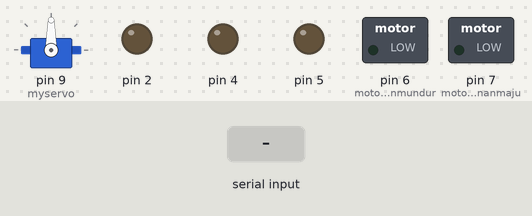
Bench run of a sketch on a simulated Arduino Uno, built with avr-gcc and run on an emulated ATmega328P. Parts: servo, switched loads named in the sketch (green lamp = pin HIGH), output pins drawn as LEDs (lit = HIGH). The inputs (shaded band) are chosen by the test bench.

Above: at 1.2 s.
1.3 s: "3" received over Serial
4.3 s: "2" received over Serial
At 5.4 s:
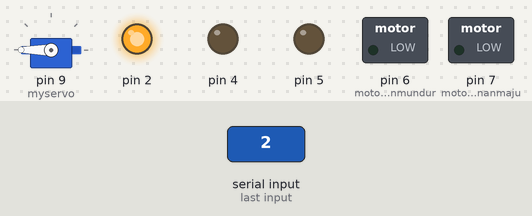
5.8 s: "1" received over Serial
At 6.2 s:
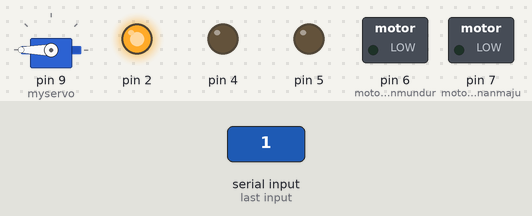
7.3 s: "4" received over Serial
At 7.76 s:
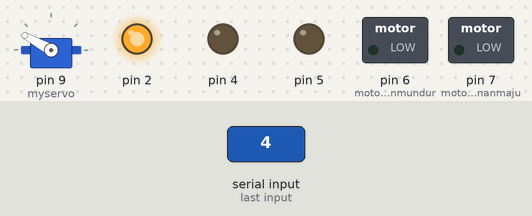
10.3 s: "0" received over Serial
At 11.5 s:
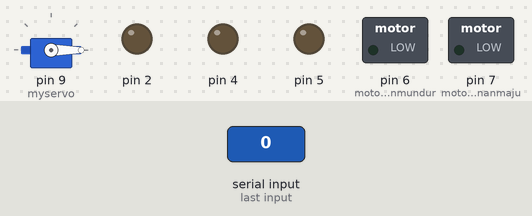
11.8 s: "1" received over Serial
At 13.2 s:
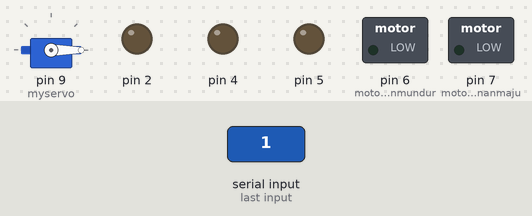
Timing chart, 0 to 14.3 s (numbered marks = the images above; inputs shaded):
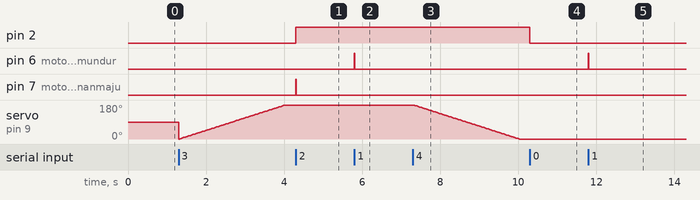

Measured:
- after the input at 4.3 s, pin 2: LOW → HIGH at once; pin 7 (motorkananmaju): LOW → HIGH at once, → LOW 0.01 s later
- after the input at 5.8 s, pin 6 (motorkananmundur): LOW → HIGH at once, → LOW 0.01 s later
- after the input at 7.3 s, servo on pin 9 (myservo): moves from 180° to 0° over 2.7 s, starting at once
- after the input at 10.3 s, pin 2: HIGH → LOW at once
- after the input at 11.8 s, pin 6 (motorkananmundur): LOW → HIGH at once, → LOW 0.01 s later

The sketch:

Stepper_Car.ino
```cpp
#include <Servo.h>
Servo myservo;
int pos = 0;
int motorkirimundur=4;
int motorkirimaju=5;
int motorkananmundur=6;
int motorkananmaju=7;
void setup() {
  // put your setup code here, to run once:
 pinMode(2,OUTPUT);
  pinMode(4,OUTPUT);
  pinMode(5,OUTPUT);
  pinMode(6,OUTPUT);
  pinMode(7,OUTPUT);
  Serial.begin(9600);
  digitalWrite(2,LOW);
  myservo.attach(9);
}

void loop() {
 if (Serial.available()>0){
  char data= Serial.read();
  if (data=='1'){
   digitalWrite (motorkananmundur,HIGH);
   digitalWrite (motorkananmaju,LOW);
   delay(10);
   digitalWrite (motorkananmundur,LOW);
   digitalWrite (motorkananmaju,LOW);
   delay(10);
  }else if (data=='2'){
   digitalWrite (motorkananmundur,LOW);
   digitalWrite (motorkananmaju,HIGH);
   digitalWrite (2,HIGH);
   delay(10);
   digitalWrite (motorkananmundur,LOW);
   digitalWrite (motorkananmaju,LOW);
   delay(10);
    }else if(data=='0'){
   digitalWrite (motorkananmundur,LOW);
   digitalWrite (motorkananmaju,LOW);
   digitalWrite(2,LOW);
  }else if(data=='3'){
    //gerbangbuka();
    for(pos = 0; pos <= 180; pos += 1) // goes from 0 degrees to 180 degrees
  {                                  // in steps of 1 degree
    myservo.write(pos);              // tell servo to go to position in variable 'pos'
    delay(15);                       // waits 15ms for the servo to reach the position
  }
  }else if(data=='4'){
    //gerbangtutup();
    for(pos = 180; pos>=0; pos-=1)     // goes from 180 degrees to 0 degrees
  {
    myservo.write(pos);              // tell servo to go to position in variable 'pos'
    delay(15);                       // waits 15ms for the servo to reach the position
  }
 }
 }
}
```
